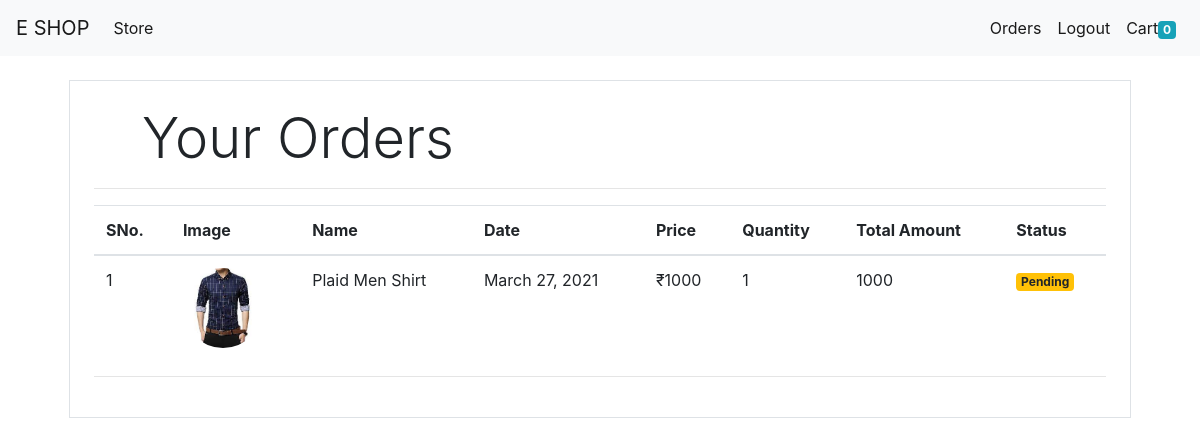
Screenshot of /orders (signed in) with the database file from the repository.
### store/models/orders.py (models this page shows, shortened)
class Order(models.Model):
	product=models.ForeignKey(Product,on_delete=models.CASCADE)
	customer=models.ForeignKey(Customer,on_delete=models.CASCADE)
	quantity=models.IntegerField(default=1)
	price=models.IntegerField()
	address=models.CharField(max_length=50,default="",blank=True)
	phone=models.CharField(max_length=50,default="",blank=True)
	date=models.DateField(default=datetime.datetime.today)
	status=models.BooleanField(default=False)
	@staticmethod
	def get_orders_by_customer(customer_id):
		return Order.objects.filter(customer=customer_id).order_by('-date')

### store/models/product.py (models this page shows, shortened)
class Product(models.Model):
	name=models.CharField(max_length=50)
	price=models.IntegerField(default=0)
	category=models.ForeignKey(Category,on_delete=models.CASCADE,default=1)
	desc=models.CharField(max_length=200,default='',null=True,blank=True)
	image=models.ImageField(upload_to='uploads/products/')

### store/middlewares/auth.py (the view)
	def middleware(request):
		returnUrl=request.META['PATH_INFO']
		print(request.META['PATH_INFO'])
		if not request.session.get('customer'):
			return redirect(f'login?return_url={returnUrl}')
		response=get_response(request)
		return response

### store/templatetags/custom_filter.py (called while the page is built)
@register.filter(name="currency")
def currency(number):
	return "₹"+str(number)

@register.filter(name="multiply")
def multiply(number,number1):
	return number1*number

### store/views/orders.py (called while the page is built)
	@method_decorator(auth_middleware)
	def get(self,request):
		customer=request.session.get('customer')
		orders=Order.get_orders_by_customer(customer)
		print(orders)
		return render(request,'orders.html',{'orders':orders})

### store/templates/orders.html
{% extends 'base.html' %}
{% block content %}
{% load cart %}
{% load custom_filter %}
	<div class="container">
		<div class="border roounded p-4 m-4">
			<p class="display-4 pl-4 ml-4">Your Orders</p>
			<hr>
			<table class="table">
				<thead>
					<tr>
						<th>SNo.</th>
						<th>Image</th>
						<th>Name</th>
						<th>Date</th>
						<th>Price</th>
						<th>Quantity</th>
						<th>Total Amount</th>
						<th>Status</th>
					</tr>
				</thead>
				<tbody>
					{% for o in orders %}
					<tr>
						<td>{{forloop.counter}}</td>
						<td><img class="rounded-circle" style="height: 80px;" src="{{o.product.image.url}}"></td>
						<td>{{o.product.name}}</td>
						<td>{{o.date}}</td>
						<td>{{o.price|currency}}</td>
						<td>{{o.quantity}}</td>
						<td>{{o.quantity|multiply:o.price}}</td>
						{% if o.status %}
						<td><small class="badge badge-success">Completed</small></td>
						{% else %}
						<td><small class="badge badge-warning">Pending</small></td>
						{% endif %}
					</tr>
					{% endfor %}
				</tbody>
			</table>
			<hr>
		</div>
	</div>
{% endblock %}

### rows the page displays
Order: product.image (picture), product.name "Plaid Men Shirt", date "March 27, 2021", price "₹1000", quantity "1", quantity|multiply "1000", status "Pending"

### other values shown
{{ request.session.cart.keys|length }} "0"
